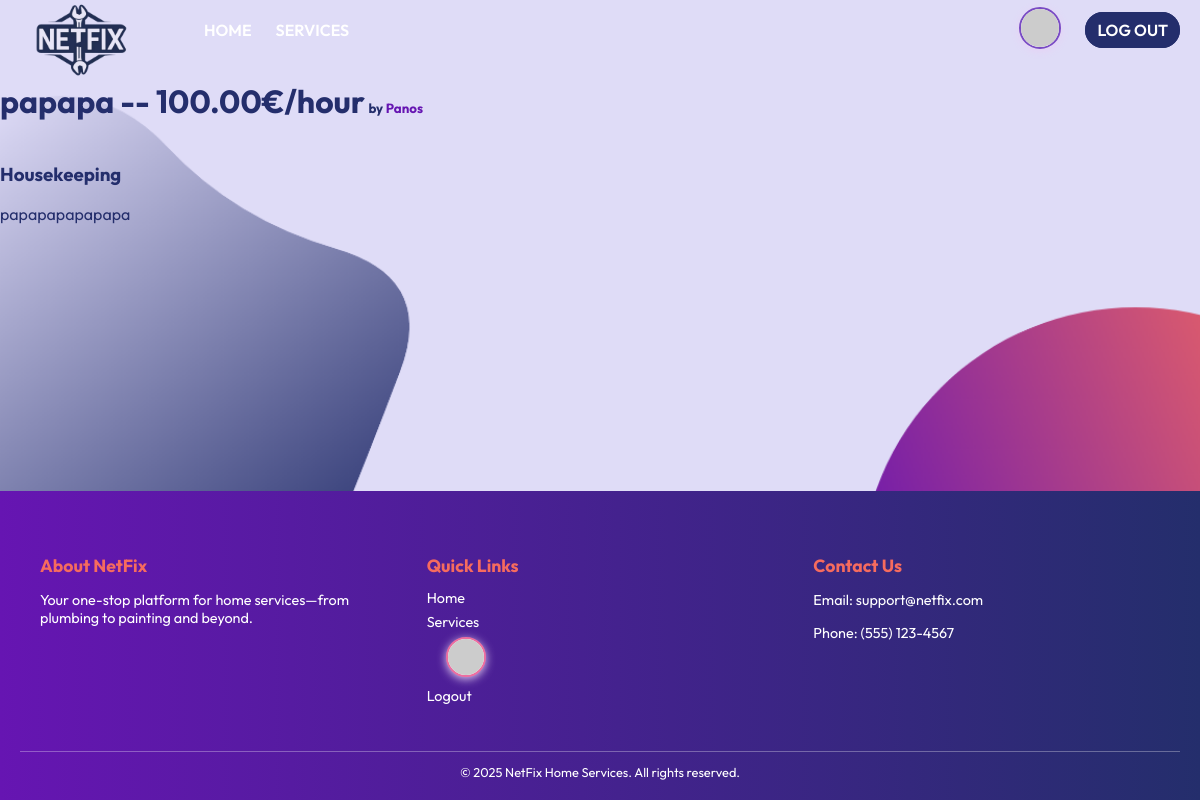
The page /services/15 (signed in) on the database as committed earlier.
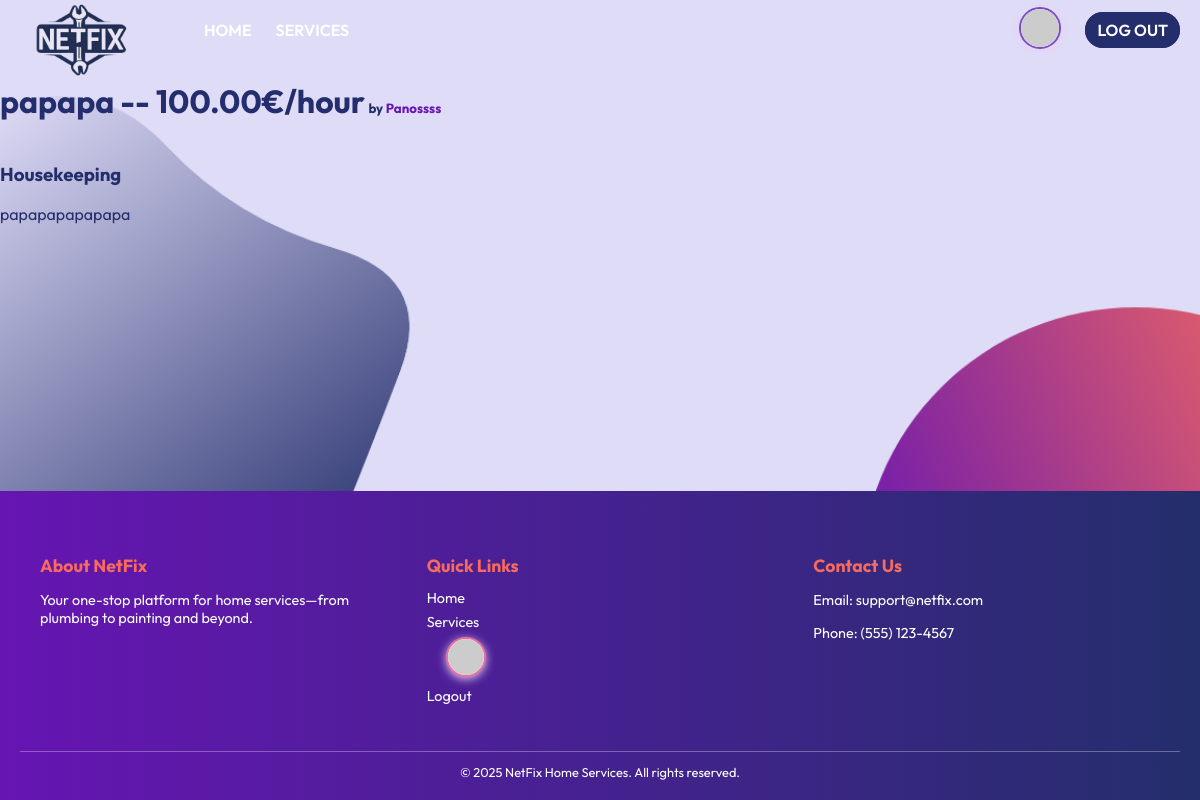
The same page on the database as committed later.
### services/models.py (models this page shows, shortened)
class Service(models.Model):
    FIELD_CHOICES = (
        ('Air Conditioner', 'Air Conditioner'),
        ('Carpentry', 'Carpentry'),
        ('Electricity', 'Electricity'),
        ('Gardening', 'Gardening'),
        ('Home Machines', 'Home Machines'),
        ('Housekeeping', 'Housekeeping'),  # Fixed spelling!
        ('Interior Design', 'Interior Design'),
        ('Locks', 'Locks'),
        ('Painting', 'Painting'),
        ('Plumbing', 'Plumbing'),
        ('Water Heaters', 'Water Heaters'),
    )
    company = models.ForeignKey(Company, on_delete=models.CASCADE)
    name = models.CharField(max_length=40)
    description = models.TextField()
    price_per_hour = models.DecimalField(decimal_places=2, max_digits=7)
    rating = models.IntegerField(
        validators=[MinValueValidator(0), MaxValueValidator(5)],
        default=0
    )
    field = models.CharField(max_length=30, choices=FIELD_CHOICES)
    date_created = models.DateTimeField(auto_now_add=True)

### users/models.py (models this page shows, shortened)
class Company(models.Model):
    FIELD_CHOICES = [
        ("Air Conditioner", "Air Conditioner"),
        ("All in One",      "All in One"),
        ("Carpentry",       "Carpentry"),
        ("Electricity",     "Electricity"),
        ("Gardening",       "Gardening"),
        ("Home Machines",   "Home Machines"),
        ("Housekeeping",    "Housekeeping"),
        ("Interior Design", "Interior Design"),
        ("Locks",           "Locks"),
        ("Painting",        "Painting"),
        ("Plumbing",        "Plumbing"),
        ("Water Heaters",   "Water Heaters"),
    ]
    user = models.OneToOneField(
        User,
        on_delete=models.CASCADE,
        primary_key=True,
        related_name="company_profile"
    )
    field_of_work = models.CharField(
        max_length=30,
        choices=FIELD_CHOICES,
        default="All in One",
    )
    rating = models.IntegerField(
        validators=[MinValueValidator(0), MaxValueValidator(5)],
        default=0,
    )
    avatar_index = models.CharField(
        max_length=2,
        default='1',
        choices=[(str(i), f"Avatar {i}") for i in "123456789ABCDEFGHIJK"]
    )

class User(AbstractUser):
    is_company = models.BooleanField(default=False)
    is_customer = models.BooleanField(default=False)
    email = models.CharField(max_length=100, unique=True)

### services/views.py (the view)
# urls.py: path('<int:id>', v.index, name='index'),
def index(request, id):
    service = Service.objects.get(id=id)
    return render(request, 'services/single_service.html', {'service': service})

### services/templates/services/single_service.html (shortened to what this page needs)
{% extends 'main/base.html' %}
{% block content %}
    <div class='service_info_header'>
        <h1>{{service.name}} -- {{service.price_per_hour}}€/hour</h1>
        <h5>by <a href="/company/{{service.company.user}}">{{service.company.user}}</a></h5>
    </div>
    <h3>{{service.field}}</h3>
    <p style="text-align: left;">{{service.description}}</p>
{% endblock %}

Rows that differ between the two databases and show on the page:
changed through a linked row, Service "papapa": company.user "Panos" → "Panossss"
